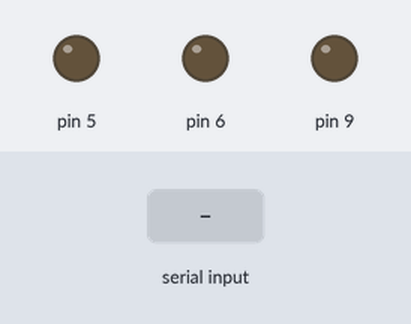
The sketch below on a simulated Arduino Uno, built with avr-gcc and run on an emulated ATmega328P. Shown: output pins drawn as LEDs (lit = HIGH). The inputs (shaded band) are chosen by the test bench.

Above: at 1.2 s.
1.3 s: "r" received over Serial
At 2.0 s:
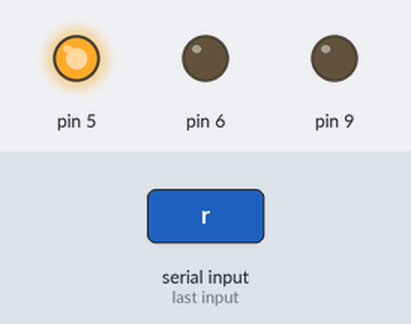
2.8 s: "g" received over Serial
At 3.2 s:
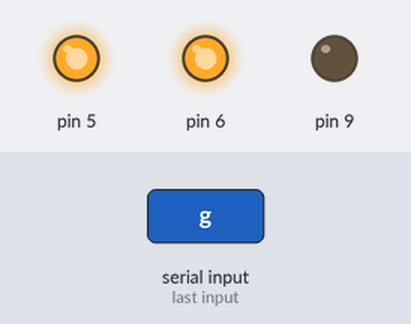
4.3 s: "b" received over Serial
At 5.5 s:
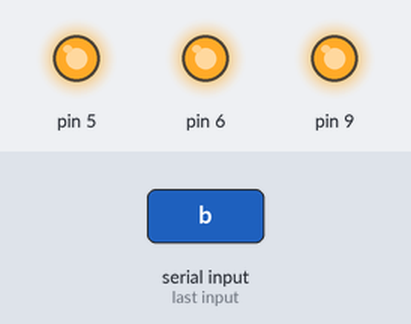
5.8 s: "r" received over Serial
At 6.6 s:
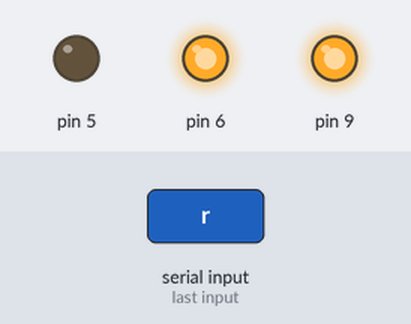
7.3 s: "g" received over Serial
At 7.8 s:
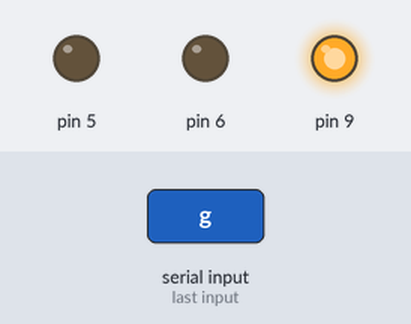
8.8 s: "d" received over Serial
At 10.1 s:
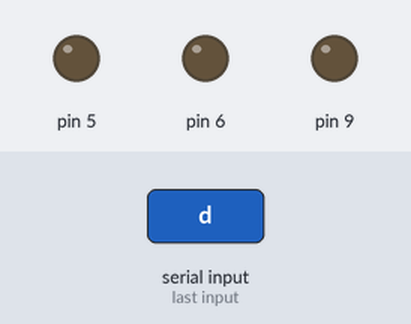
Timing chart, 0 to 11.3 s (numbered marks = the images above; inputs shaded):
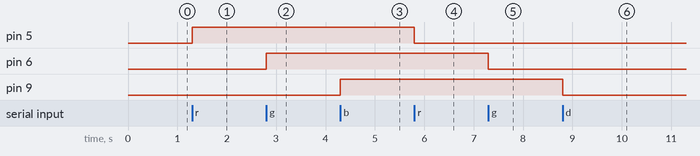

Measured:
- after the input at 1.3 s, pin 5: LOW → HIGH at once
- after the input at 2.8 s, pin 6: LOW → HIGH at once
- after the input at 4.3 s, pin 9: LOW → HIGH at once
- after the input at 5.8 s, pin 5: HIGH → LOW at once
- after the input at 7.3 s, pin 6: HIGH → LOW at once
- after the input at 8.8 s, pin 9: HIGH → LOW at once

The sketch:

sketch_feb5b.ino
```cpp
int lights[3]; // Color memory
void setup() {
  for (int i = 0; i != 3; i++)
  {
    if (lights[i] == 0)
    {
      if (i == 0)
      {
        digitalWrite(5, LOW);
      }
      else if (i == 1)
      {
        digitalWrite(6, LOW);
      }
      else if (i == 2)
      {
        digitalWrite(9, LOW);
      }
    }
    else
    {
      if (i == 0)
      {
        digitalWrite(5, HIGH);
      }
      else if (i == 1)
      {
        digitalWrite(6, HIGH);
      }
      else if (i == 2)
      {
        digitalWrite(9, HIGH);
      }
    }
  }
  Serial.begin(115200);
  pinMode(9, OUTPUT);
  pinMode(6, OUTPUT);
  pinMode(5, OUTPUT);
}
char key;
void loop() {

  key = Serial.read();

  if (key == 'r') // red
  {
    if (lights[0] == 0)
    {
    digitalWrite(5, HIGH);
    lights[0] = 1;
    }
    else {
      digitalWrite(5, LOW);
      lights[0] = 0;
    }
  }
  else if (key == 'g') // green
  {
    if (lights[1] == 0)
    {
    digitalWrite(6, HIGH);
    lights[1] = 1;
    }
    else {
      digitalWrite(6, LOW);
      lights[1] = 0;
    }
  }
  else if (key == 'b') // blue
  {
    if (lights[2] == 0)
    {
    digitalWrite(9, HIGH);
    lights[2] = 1;
    }
    else {
      digitalWrite(9, LOW);
      lights[2] = 0;
    }
  }
  else if (key == 'd') // disable
  {
    digitalWrite(5, LOW);
    digitalWrite(6, LOW);
    digitalWrite(9, LOW);
  }
  else if (key == 'e') // enable with saved in lights[3] colors
  {
    for (int i = 0; i != 3; i++)
  {
    if (lights[i] == 0)
    {
      if (i == 0)
      {
        digitalWrite(5, LOW);
      }
      else if (i == 1)
      {
        digitalWrite(6, LOW);
      }
      else if (i == 2)
      {
        digitalWrite(9, LOW);
      }
    }
    else
    {
      if (i == 0)
      {
        digitalWrite(5, HIGH);
      }
      else if (i == 1)
      {
        digitalWrite(6, HIGH);
      }
      else if (i == 2)
      {
        digitalWrite(9, HIGH);
      }
    }
    }
  }
}
```
